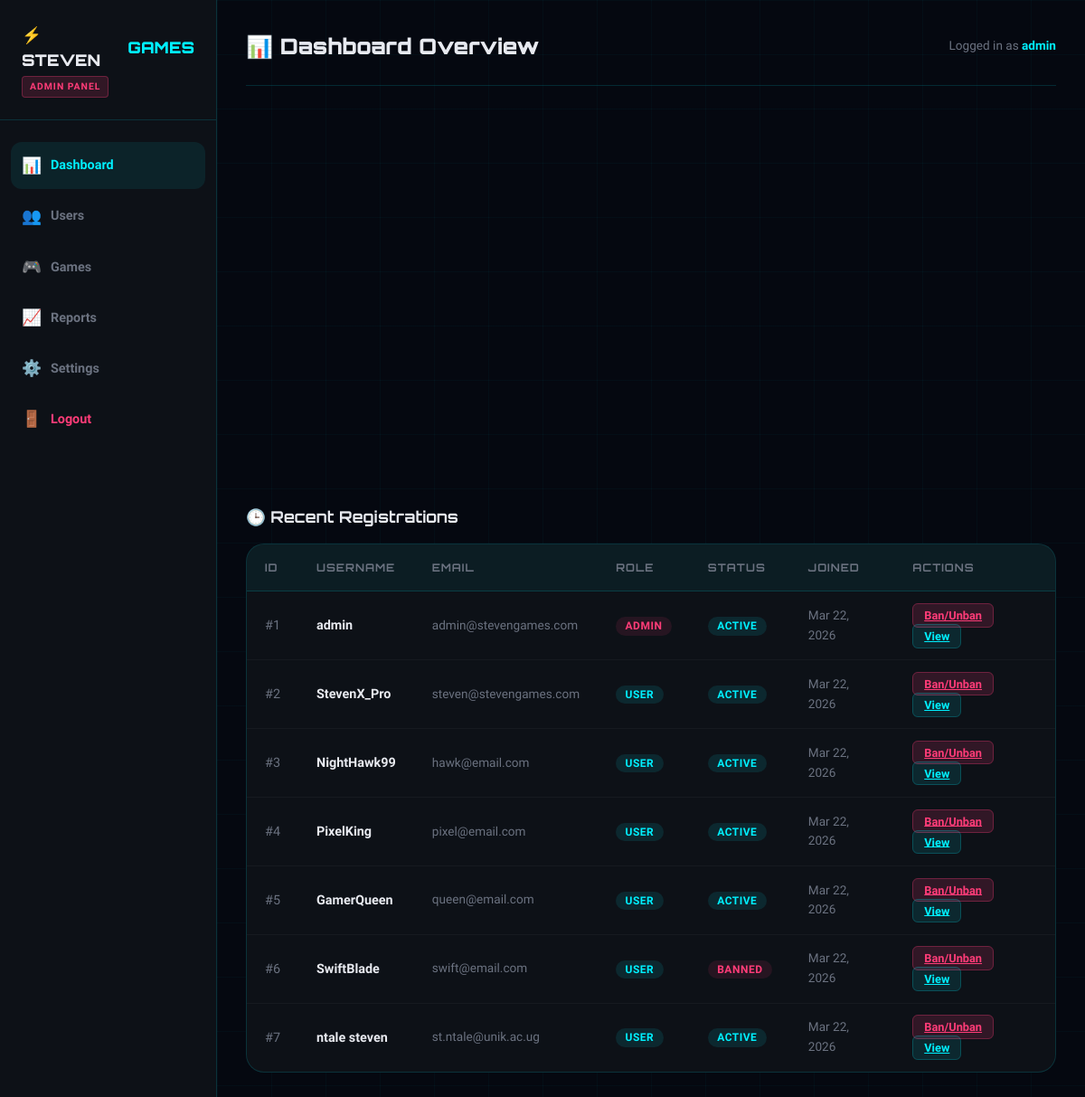
/admin/index.php (signed in), run on the app's committed database.
### tables this page shows
CREATE TABLE `users` (
  `id` int(11) NOT NULL AUTO_INCREMENT,
  `username` varchar(50) NOT NULL,
  `email` varchar(100) NOT NULL,
  `password` varchar(255) NOT NULL,
  `role` enum('user','admin') NOT NULL DEFAULT 'user',
  `status` enum('active','banned') NOT NULL DEFAULT 'active',
  `score` int(11) NOT NULL DEFAULT 0,
  `games_played` int(11) NOT NULL DEFAULT 0,
  `win_streak` int(11) NOT NULL DEFAULT 0,
  `last_login` datetime DEFAULT NULL,
  `created_at` datetime NOT NULL DEFAULT current_timestamp(),
  PRIMARY KEY (`id`),
  UNIQUE KEY `username` (`username`),
  UNIQUE KEY `email` (`email`)
);

### admin/index.php (the view, shortened to what this page needs)
<?php
$db = getDB();
$recent_users = $db->query("SELECT id, username, email, role, status, created_at, last_login FROM users ORDER BY created_at DESC LIMIT 10")->fetch_all(MYSQLI_ASSOC);
?>
<!DOCTYPE html>
<html lang="en">
<head>
  <link rel="stylesheet" href="../css/style.css">
</head>
<body>
<div class="particles" id="particles"></div>
<div class="admin-layout">
  <aside class="admin-sidebar">
    <div class="admin-logo">
      <a href="../index.php">⚡ STEVEN<span>GAMES</span></a>
      <div class="admin-badge">ADMIN PANEL</div>
    </div>
    <nav class="admin-nav">
      <a href="index.php" class="active"><span class="nav-icon">📊</span> Dashboard</a>
      <a href="users.php"><span class="nav-icon">👥</span> Users</a>
      <a href="games.php"><span class="nav-icon">🎮</span> Games</a>
      <a href="reports.php"><span class="nav-icon">📈</span> Reports</a>
      <a href="settings.php"><span class="nav-icon">⚙️</span> Settings</a>
      <a href="../logout.php" style="margin-top: auto; color: var(--accent2)"><span class="nav-icon">🚪</span> Logout</a>
    </nav>
  </aside>
  <main class="admin-main">
    <div class="admin-topbar">
      <h1>📊 Dashboard Overview</h1>
      <div style="font-size:0.85rem; color:var(--text-muted)">
        Logged in as <strong style="color:var(--accent)"><?= htmlspecialchars($_SESSION['username']) ?></strong>
      </div>
    </div>
    <div class="admin-cards">
    </div>
    <div class="section-title">🕒 Recent Registrations</div>
    <div class="data-table">
      <table>
        <thead>
          <tr>
            <th>ID</th>
            <th>Username</th>
            <th>Email</th>
            <th>Role</th>
            <th>Status</th>
            <th>Joined</th>
            <th>Actions</th>
          </tr>
        </thead>
        <tbody>
          <?php foreach($recent_users as $u): ?>
          <tr>
            <td style="color:var(--text-muted)">#<?= $u['id'] ?></td>
            <td><strong><?= htmlspecialchars($u['username']) ?></strong></td>
            <td style="color:var(--text-muted);font-size:0.85rem"><?= htmlspecialchars($u['email']) ?></td>
            <td><span class="status-badge <?= $u['role']==='admin' ? 'status-banned' : 'status-active' ?>"><?= strtoupper($u['role']) ?></span></td>
            <td><span class="status-badge <?= $u['status']==='active' ? 'status-active' : 'status-banned' ?>"><?= strtoupper($u['status']) ?></span></td>
            <td style="font-size:0.85rem;color:var(--text-muted)"><?= date('M j, Y', strtotime($u['created_at'])) ?></td>
            <td>
              <a href="users.php?action=ban&id=<?= $u['id'] ?>" class="action-btn btn-ban" onclick="return confirm('Toggle ban for this user?')">Ban/Unban</a>
              <a href="users.php?view=<?= $u['id'] ?>" class="action-btn btn-view">View</a>
            </td>
          </tr>
          <?php endforeach; ?>
        </tbody>
      </table>
    </div>
  </main>
</div>
</body>
</html>

### css/style.css (style rules this page uses)
:root { --bg-dark: #050810; --bg-card: #0d1117; --bg-nav: rgba(5, 8, 16, 0.95); --accent: #00f0ff; --accent2: #ff3c78; --accent3: #7c3aed; --gold: #ffd700; --text: #e8eaf0; --text-muted: #6b7280; --border: rgba(0, 240, 255, 0.15); --glow: 0 0 20px rgba(0, 240, 255, 0.4); --glow-pink: 0 0 20px rgba(255, 60, 120, 0.4); --card-shadow: 0 8px 32px rgba(0,0,0,0.6); --font-display: 'Orbitron', monospace; --font-body: 'Rajdhani', sans-serif; --radius: 12px; --radius-lg: 20px; }
*, *::before, *::after { box-sizing: border-box; margin: 0; padding: 0; }
html { scroll-behavior: smooth; }
body { font-family: var(--font-body); background: var(--bg-dark); color: var(--text); min-height: 100vh; overflow-x: hidden; font-size: 16px; line-height: 1.6; }
.particles { position: fixed; inset: 0; z-index: 0; pointer-events: none; }
.admin-layout { display: flex; min-height: 100vh; }
.admin-sidebar { width: 240px; background: var(--bg-card); border-right: 1px solid var(--border); position: fixed; left: 0; top: 0; bottom: 0; display: flex; flex-direction: column; padding: 1.5rem 0; z-index: 50; }
.admin-logo { padding: 0 1.5rem 1.5rem; border-bottom: 1px solid var(--border); margin-bottom: 1.5rem; }
.admin-logo a { font-family: var(--font-display); font-weight: 900; font-size: 1.1rem; color: var(--text); text-decoration: none; display: flex; align-items: center; gap: 8px; }
.admin-logo a span { color: var(--accent); }
.admin-badge { display: inline-block; background: rgba(255,60,120,0.15); border: 1px solid rgba(255,60,120,0.3); color: var(--accent2); font-size: 0.65rem; letter-spacing: 1px; padding: 0.15rem 0.5rem; border-radius: 4px; font-weight: 700; margin-top: 4px; }
.admin-nav { flex: 1; padding: 0 0.75rem; }
.admin-nav a { display: flex; align-items: center; gap: 10px; padding: 0.75rem 0.75rem; border-radius: var(--radius); color: var(--text-muted); text-decoration: none; font-weight: 600; font-size: 0.9rem; transition: all 0.2s; margin-bottom: 0.25rem; }
.admin-nav a:hover, .admin-nav a.active { color: var(--accent); background: rgba(0,240,255,0.08); }
.admin-nav a .nav-icon { font-size: 1.1rem; }
.admin-main { margin-left: 240px; flex: 1; padding: 2rem; position: relative; z-index: 1; }
.admin-topbar { display: flex; align-items: center; justify-content: space-between; margin-bottom: 2rem; padding-bottom: 1.5rem; border-bottom: 1px solid var(--border); }
.admin-topbar h1 { font-family: var(--font-display); font-size: 1.5rem; font-weight: 900; }
.admin-cards { display: grid; grid-template-columns: repeat(auto-fill, minmax(220px, 1fr)); gap: 1.25rem; margin-bottom: 2.5rem; }
.data-table { background: var(--bg-card); border: 1px solid var(--border); border-radius: var(--radius-lg); overflow: hidden; }
.data-table table { width: 100%; border-collapse: collapse; }
.data-table th { background: rgba(0,240,255,0.05); padding: 1rem 1.25rem; text-align: left; font-family: var(--font-display); font-size: 0.75rem; letter-spacing: 1px; color: var(--text-muted); font-weight: 700; text-transform: uppercase; border-bottom: 1px solid var(--border); }
.data-table td { padding: 0.9rem 1.25rem; border-bottom: 1px solid rgba(255,255,255,0.04); font-size: 0.9rem; }
.data-table tr:last-child td { border-bottom: none; }
.status-badge { padding: 0.2rem 0.65rem; border-radius: 50px; font-size: 0.75rem; font-weight: 700; letter-spacing: 0.5px; }
.status-active { background: rgba(0,240,255,0.1); color: var(--accent); }
.status-banned { background: rgba(255,60,120,0.1); color: var(--accent2); }
.section-title { font-family: var(--font-display); font-size: 1.1rem; font-weight: 700; margin-bottom: 1rem; display: flex; align-items: center; gap: 8px; }
.action-btn { padding: 0.3rem 0.75rem; border-radius: 6px; font-size: 0.8rem; font-weight: 600; border: none; cursor: pointer; transition: all 0.2s; }
.btn-ban { background: rgba(255,60,120,0.15); color: var(--accent2); border: 1px solid rgba(255,60,120,0.3); }
.btn-view { background: rgba(0,240,255,0.1); color: var(--accent); border: 1px solid rgba(0,240,255,0.2); }

### data on the page
users: id "1", username "admin", email "admin@stevengames.com", role "ADMIN", status "ACTIVE", created_at "Mar 22, 2026"
users: id "2", username "StevenX_Pro", email "steven@stevengames.com", role "USER", status "ACTIVE", created_at "Mar 22, 2026"
users: id "3", username "NightHawk99", email "hawk@email.com", role "USER", status "ACTIVE", created_at "Mar 22, 2026"
users: id "4", username "PixelKing", email "pixel@email.com", role "USER", status "ACTIVE", created_at "Mar 22, 2026"
users: id "5", username "GamerQueen", email "queen@email.com", role "USER", status "ACTIVE", created_at "Mar 22, 2026"
users: id "6", username "SwiftBlade", email "swift@email.com", role "USER", status "BANNED", created_at "Mar 22, 2026"
users: id "7", username "ntale steven", email "st.ntale@unik.ac.ug", role "USER", status "ACTIVE", created_at "Mar 22, 2026"

### other printed values
$_SESSION['username'] "admin"
